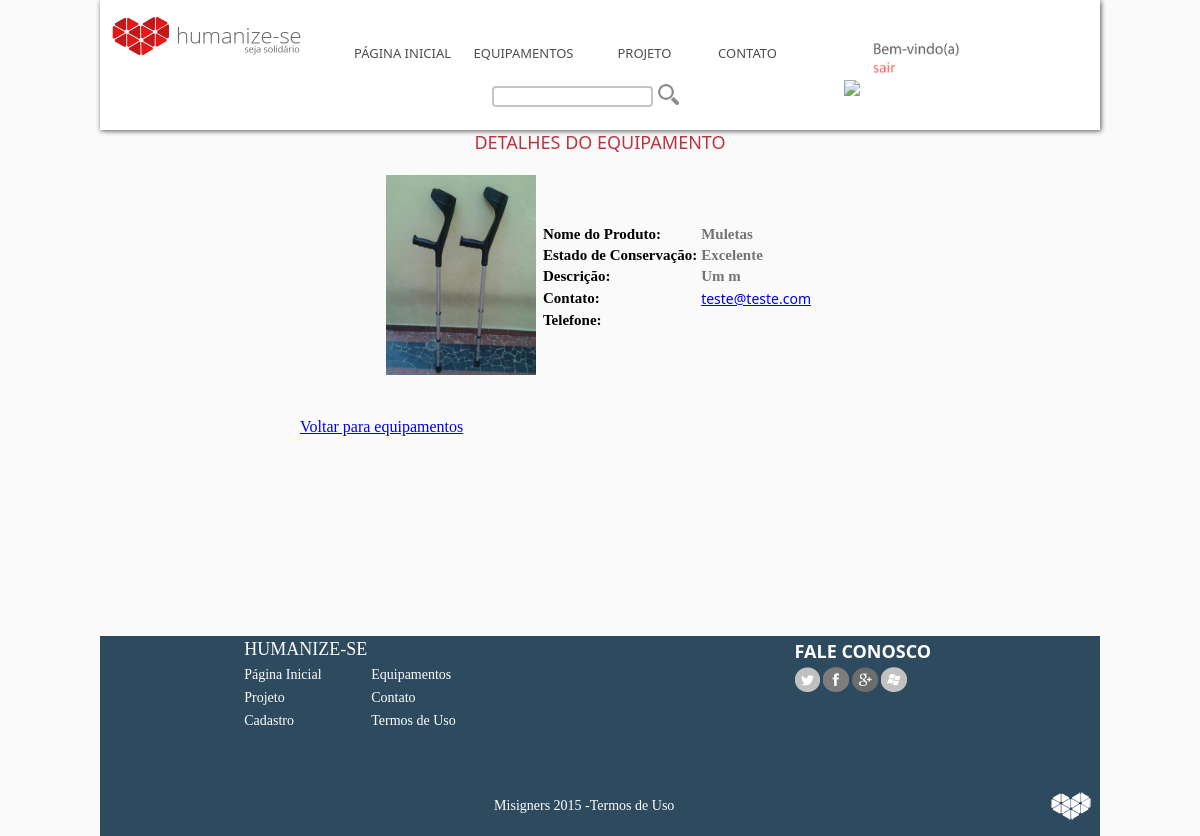
Page /sobreproduto.php?id=20 (signed in) on the committed database.
### tables this page shows
CREATE TABLE IF NOT EXISTS `produto` (
  `id` int(11) NOT NULL AUTO_INCREMENT,
  `nome` varchar(30) NOT NULL,
  `estado` varchar(10) NOT NULL,
  `descricao` varchar(1000) NOT NULL,
  `imagem` varchar(1000) NOT NULL,
  `emailuser` varchar(50) NOT NULL COMMENT 'identificação de quem postou o produto',
  PRIMARY KEY (`id`)
);

### sobreproduto.php (the view, shortened to what this page needs)
<!DOCTYPE html>
	<head>
			<link href="css/geral.css" rel="stylesheet" type="text/css">
            <link rel="stylesheet" type="text/css" href="css/style.css" />
            <link rel="stylesheet" href="css/lightbox.css">
	</head>
	<body bgcolor="#fefefe">
	<div class="geral">
			<header>
			<a href="index.php"><img src="img/logo_header.png" width="20%" style="margin-left: 10px; margin-top: 10px;"></a>
				<div style="height: 5px; width: 100%">
				</div>
				<div id="menu">
					<table>
						<tr>
							<td><a href="index.php">PÁGINA INICIAL</a></td>
							<td><a href="hover_equipamentos.php">EQUIPAMENTOS</a></td>
							<td><a href="projeto.php">PROJETO</a></td>
							<td><a href="contato.php">CONTATO</a></td>
						</tr>
					</table>
				</div>
				<div id="button">
				<?php
					$linklogin="login.html"	;
					$imglogin="login.png";
					$linkcadastro="cadastro_usuario.html";
					$imgcadastro="cadastrar.png";
					$width="40%";
					$margintop="" ;
					$margin="10px";
					$imagem=$_SESSION ['imagem'];
					$verificalogin=$_SESSION['verificalogin'];
					if ($verificalogin==1){
						$linklogin="paineluser.php";
						$imglogin=$imagem;
						$width="50px";
						$margin="-20px";
						$linkcadastro="sair.php";
						$imgcadastro="sair.png";
						$margintop= "-30px";
					}
				?>
					<a href="<?php echo $linklogin;?>"><img src="upload/usuarios/<?php echo $imglogin?>" width="<?php echo $width; ?>" style="border-radius:5%; margin-top:<?php echo $margintop;?>;"></a><font face="Segoe UI" size="2" color="#be3340" style="margin-left: 10px;">
					<a href="<?php echo $linkcadastro; ?>"><img src="img/<?php echo $imgcadastro; ?>" width="40%"></a></font>
				</div>
				<table style="margin-top:<?php echo $margin;?>">
                	<form method="post" action="busca.php">
                            <tr>
                                <td><input type="text" name="buscaf" maxlength="90" style="transition: border 0.3s; width: 153px; border-radius: 4px; border-width: 2px; border-style: solid; border-color: #bebebe"></td>
								<td><input type="image" src="img/pesquisar.png" name="buscaf" width="60%"></td>
                            </tr>
                    </form>
				</table>
			</header>
			<div style="height:130px;">
            </div>
			<div class="det_produto">
			<center><font face="Segoe UI" size="4" color="#be3340">DETALHES DO EQUIPAMENTO</font></center>
			<br>
<?php
	$verificalogin=$_SESSION['verificalogin'];
	if ($verificalogin==0) {
		echo
				"<meta http-equiv=refresh content='0; URL=login.html';>
				<script type=\"text/javascript\">alert(\"Você não tem permissão para acessar esta página. Faça login ou cadastre-se para poder visualizar os detalhes do equipamento. \");</script>
				";
	}
	else {
	$recuperaId = $_GET['id'];
	$selecionar=mysql_query("SELECT * FROM produto where id='$recuperaId'");
		if(@mysql_num_rows($selecionar)==0){
			$nenhum=" Houve um erro na exibição dos dados do produto";
			}
		else{
			while($linha=mysql_fetch_array($selecionar)){
			$produto=$linha['nome'];
			$imagem=$linha['imagem'];
			$descricao=$linha['descricao'];
			$estado= $linha ['estado'];
			$emailu=$linha['emailuser'];
			}
		}
	}
				?>
					<table>
					<tr>
					<td>
						<a href="upload/produtos/<?php echo $imagem; ?>" data-lightbox="a.jpg"><img src="upload/produtos/<?php echo $imagem;?>"></a></td>
					<td>
                    <table>
					<tr>
						<td><h1>Nome do Produto:</h1></td>
						<td><h2><?php echo utf8_encode($produto)."<br>";?></h2></td>
					</tr>
					<tr>
						<td><h1>Estado de Conservação:</h1>
						<td><h2><?php echo $estado."<BR>";?></h2></td>
					</tr>
					<tr>
						<td><h1>Descrição:</h1></td>
						<td><h2><?php echo utf8_encode($descricao) ?></h2></td>
					</tr>
					<tr>
                        <td><h1>Contato: </h1></td>
						<td><a href="mailto:<?php echo $emailu; ?>"><?php echo $emailu; ?></a></td>
					</tr>
					<tr>
						<td><h1>Telefone:</h1>
						<td><?php echo $telefoneu; ?></a></td>
					</tr>
						</table>
						</table>
				<br><br>
				<a href="hover_equipamentos.php"><font face="Segoe UI Light" size="3">Voltar para equipamentos</font></a>
			</div>
			<div style="height: 200px;">
			</div>
			<footer>
				<div id="mapa">
					<table>
						<tr>
							<td><h1>HUMANIZE-SE</h1></td>
						</tr>
						<tr>
							<td><a href="index.html">Página Inicial</a></td>
							<td><a href="hover_equipamentos.php">Equipamentos</a></td></tr>
						<tr>
							<td><a href="projeto.html">Projeto</a></td>
							<td><a href="contato.html">Contato</a></td></tr>
						<tr>
							<td><a href="cadastro.html">Cadastro</a></td>
							<td><a href="#" onclick="window.open('termos.html', 'Termos', 'STATUS=NO, TOOLBAR=NO, LOCATION=NO, DIRECTORIES=NO, RESISABLE=NO, SCROLLBARS=YES, TOP=10, LEFT=10, WIDTH=500, HEIGHT=400');">Termos de Uso</a></td>
						</tr>
					</table>
				</div>
				<div id="contato">
					<table>
						<tr>
							<td><h1>FALE CONOSCO</h1></td>
						</tr>
						<tr>
							<td><a href="https://www.twitter.com/humanizese"><img src="img/twitter.png" width="12%"></a>
								<a href="https://www.facebook.com/misigners"><img src="img/facebook.png" width="12%"></a>
								<a href="https://plus.google.com/misigners"><img src="img/plus.png" width="12%"></a>
								<a href="mailto:misigners@mail.com"><img src="img/mail.png" width="12%"></a></td>
						</tr>
					</table>
				</div>
				<br><br><br><br><br><br><br>
				<div id="footer">
					<table>
						<tr>
							<td><h1>Misigners 2015 -<a href="#" onclick="window.open('termos.html', 'Termos', 'STATUS=NO, TOOLBAR=NO, LOCATION=NO, DIRECTORIES=NO, RESISABLE=NO, SCROLLBARS=YES, TOP=10, LEFT=10, WIDTH=500, HEIGHT=400');">Termos de Uso</a></h1></td>
							<td><img src="img/logo_footer.png"></td>
				</div>
			</footer>
		</div>
	</body>
</html>

### css/geral.css (style rules this page uses)
* { margin: 0 auto; padding: 0 auto; }
.geral { width: 1000px;height: auto; }
body { background-color: #fafafa; width: 1000px;height: auto; }
header { width: 1000px;height: 130px;background-color: #ffffff;opacity: 0.9;position:fixed;z-index: 100;-webkit-box-shadow: 1px 1px 5px 0px rgba(0,0,0,0.75);-moz-box-shadow: 1px 1px 5px 0px rgba(0,0,0,0.75); box-shadow: 1px 1px 5px 0px rgba(0,0,0,0.75); }
header table { margin-right: 10px;margin-right: 400px;margin-top:-10px; }
#menu { width: 50%;margin-top: -30px; }
#menu a { font-family: Segoe UI;font-size: 13px;color: #3b3b3b;text-decoration: none; }
#menu table { width: 90%; border-color: #ffffff; }
#menu td { width: 15%;height: 20px;text-align: center; padding: 1; border-color: #ffffff; }
#button { width: 23.1%;height: auto;margin-right: 25px;;margin-top: -24px; }
footer { width: 100%;height: 200px;background-color: #2E4A5F;margin-top: 0 auto; }
#mapa { width: 50%;height: 150px;float: left; }
#mapa h1 { font-family: Segoe UI Light;font-size: 18px;color: #ffffff;font-weight: 300; }
#mapa a { font-family: Segoe UI Light;font-size: 14px;color: #ffffff;text-decoration: none; }
#contato { width: 40%;height: 150px;float: right; }
#contato h1 { font-family: Segoe UI;font-size: 18px;color:#ffffff;text-align: left; }
#contato img { transition: 0.5s;-webkit-filter: grayscale(100%);-moz-filter: grayscale(100%);-o-filter: grayscale(100%);-ms-filter: grayscale(100%);filter: grayscale(100%); }
#footer { width: 100%;height: 50px; }
#footer table { width: 65%;float: right; }
#footer img { float: right; }
#footer a { font-family: Segoe UI Light;font-size: 14px;color: #ffffff;text-decoration: none; }
#footer h1 { font-family: Segoe UI Light;font-size: 14px;font-weight: 300;color: #ffffff;text-decoration: none;margin-left: -110px; }
#footer td { width: 33,3%; }
td { font-family: Segoe UI;font-size: 14px;color: #747474; }
.det_produto { width: 60%;height: auto;margin: 0 auto; }
.det_produto h1 { font-family: Segoe UI Light;font-size: 15px;text-align: left;color:black; }
.det_produto h2 { font-family: Segoe UI Light;font-size: 15px; }
.det_produto img { max-width: 200px;max-height: 200px; }
h1 { font-family: Segoe UI;font-size: 1.5em;color: #fc6363;text-align: center; }
h1 a { font-family:Segoe UI; font-size: 1.0em; text-decoration: none; }

### css/lightbox.css (style rules this page uses)
body:after { content: url(../img/close.png) url(../img/loading.gif) url(../img/prev.png) url(../img/next.png); display: none; }

### rows in the picture
produto: imagem (picture), nome "Muletas", estado "Excelente", descricao "Um m", emailuser "teste@teste.com"
